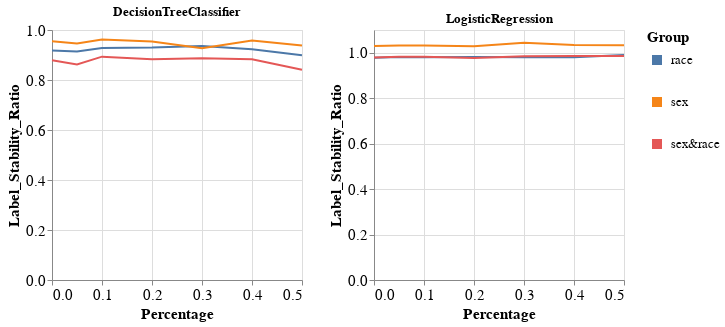

Notebook source saved alongside this figure:
### Markdown cell above
### Specific group metric per dataset, experiment iteration, and multiple models

### Code cell
visualizer.create_groups_grid_pct_lines_per_model_plot(group_metric='Label_Stability_Ratio',
                                                       target_preprocessing_technique=PREPROCESSING_TECHNIQUES[0],
                                                       model_names=MODEL_NAMES[:2])

### Figure 1 — Vega-Lite specification as saved in the notebook (floating-point values rounded to 4 significant figures)
{"config": {"view": {"continuousWidth": 400, "continuousHeight": 300}, "axis": {"labelFontSize": 15, "titleFontSize": 15}, "legend": {"labelFontSize": 13, "symbolStrokeWidth": 10, "titleFontSize": 15}}, "vconcat": [{"hconcat": [{"mark": "line", "encoding": {"color": {"field": "Group", "type": "nominal"}, "x": {"field": "Percentage", "type": "quantitative"}, "y": {"field": "Metric_Value", "title": "Label_Stability_Ratio", "type": "quantitative"}}, "height": 250, "title": "DecisionTreeClassifier", "width": 250}, {"data": {"name": "data-ef0505c0b19a38d33bc4a32e731c5bbd"}, "mark": "line", "encoding": {"color": {"field": "Group", "type": "nominal"}, "x": {"field": "Percentage", "type": "quantitative"}, "y": {"field": "Metric_Value", "title": "Label_Stability_Ratio", "type": "quantitative"}}, "height": 250, "title": "LogisticRegression", "width": 250}]}], "data": {"name": "data-225f0cc8e879737e3efca3178d2ee58b"}, "$schema": "https://vega.github.io/schema/vega-lite/v4.17.0.json", "datasets": {"data-225f0cc8e879737e3efca3178d2ee58b": [{"Model_Name": "DecisionTreeClassifier", "Metric": "Label_Stability_Ratio", "Group": "race", "Metric_Value": 0.9182, "Percentage": 0.0}, {"Model_Name": "DecisionTreeClassifier", "Metric": "Label_Stability_Ratio", "Group": "sex", "Metric_Value": 0.9555, "Percentage": 0.0}, {"Model_Name": "DecisionTreeClassifier", "Metric": "Label_Stability_Ratio", "Group": "sex&race", "Metric_Value": 0.8789, "Percentage": 0.0}, {"Model_Name": "DecisionTreeClassifier", "Metric": "Label_Stability_Ratio", "Group": "race", "Metric_Value": 0.9137, "Percentage": 0.05}, {"Model_Name": "DecisionTreeClassifier", "Metric": "Label_Stability_Ratio", "Group": "sex", "Metric_Value": 0.9464, "Percentage": 0.05}, {"Model_Name": "DecisionTreeClassifier", "Metric": "Label_Stability_Ratio", "Group": "sex&race", "Metric_Value": 0.8623, "Percentage": 0.05}, {"Model_Name": "DecisionTreeClassifier", "Metric": "Label_Stability_Ratio", "Group": "race", "Metric_Value": 0.9284, "Percentage": 0.1}, {"Model_Name": "DecisionTreeClassifier", "Metric": "Label_Stability_Ratio", "Group": "sex", "Metric_Value": 0.9623, "Percentage": 0.1}, {"Model_Name": "DecisionTreeClassifier", "Metric": "Label_Stability_Ratio", "Group": "sex&race", "Metric_Value": 0.8934, "Percentage": 0.1}, {"Model_Name": "DecisionTreeClassifier", "Metric": "Label_Stability_Ratio", "Group": "race", "Metric_Value": 0.93, "Percentage": 0.2}, {"Model_Name": "DecisionTreeClassifier", "Metric": "Label_Stability_Ratio", "Group": "sex", "Metric_Value": 0.9543, "Percentage": 0.2}, {"Model_Name": "DecisionTreeClassifier", "Metric": "Label_Stability_Ratio", "Group": "sex&race", "Metric_Value": 0.8826, "Percentage": 0.2}, {"Model_Name": "DecisionTreeClassifier", "Metric": "Label_Stability_Ratio", "Group": "race", "Metric_Value": 0.936, "Percentage": 0.3}, {"Model_Name": "DecisionTreeClassifier", "Metric": "Label_Stability_Ratio", "Group": "sex", "Metric_Value": 0.9275, "Percentage": 0.3}, {"Model_Name": "DecisionTreeClassifier", "Metric": "Label_Stability_Ratio", "Group": "sex&race", "Metric_Value": 0.8875, "Percentage": 0.3}, {"Model_Name": "DecisionTreeClassifier", "Metric": "Label_Stability_Ratio", "Group": "race", "Metric_Value": 0.9226, "Percentage": 0.4}, {"Model_Name": "DecisionTreeClassifier", "Metric": "Label_Stability_Ratio", "Group": "sex", "Metric_Value": 0.9579, "Percentage": 0.4}, {"Model_Name": "DecisionTreeClassifier", "Metric": "Label_Stability_Ratio", "Group": "sex&race", "Metric_Value": 0.8832, "Percentage": 0.4}, {"Model_Name": "DecisionTreeClassifier", "Metric": "Label_Stability_Ratio", "Group": "race", "Metric_Value": 0.8985, "Percentage": 0.5}, {"Model_Name": "DecisionTreeClassifier", "Metric": "Label_Stability_Ratio", "Group": "sex", "Metric_Value": 0.9377, "Percentage": 0.5}, {"Model_Name": "DecisionTreeClassifier", "Metric": "Label_Stability_Ratio", "Group": "sex&race", "Metric_Value": 0.8407, "Percentage": 0.5}], "data-ef0505c0b19a38d33bc4a32e731c5bbd": [{"Model_Name": "LogisticRegression", "Metric": "Label_Stability_Ratio", "Group": "race", "Metric_Value": 0.978, "Percentage": 0.0}, {"Model_Name": "LogisticRegression", "Metric": "Label_Stability_Ratio", "Group": "sex", "Metric_Value": 1.029, "Percentage": 0.0}, {"Model_Name": "LogisticRegression", "Metric": "Label_Stability_Ratio", "Group": "sex&race", "Metric_Value": 0.9785, "Percentage": 0.0}, {"Model_Name": "LogisticRegression", "Metric": "Label_Stability_Ratio", "Group": "race", "Metric_Value": 0.9811, "Percentage": 0.05}, {"Model_Name": "LogisticRegression", "Metric": "Label_Stability_Ratio", "Group": "sex", "Metric_Value": 1.032, "Percentage": 0.05}, {"Model_Name": "LogisticRegression", "Metric": "Label_Stability_Ratio", "Group": "sex&race", "Metric_Value": 0.9822, "Percentage": 0.05}, {"Model_Name": "LogisticRegression", "Metric": "Label_Stability_Ratio", "Group": "race", "Metric_Value": 0.98, "Percentage": 0.1}, {"Model_Name": "LogisticRegression", "Metric": "Label_Stability_Ratio", "Group": "sex", "Metric_Value": 1.032, "Percentage": 0.1}, {"Model_Name": "LogisticRegression", "Metric": "Label_Stability_Ratio", "Group": "sex&race", "Metric_Value": 0.9818, "Percentage": 0.1}, {"Model_Name": "LogisticRegression", "Metric": "Label_Stability_Ratio", "Group": "race", "Metric_Value": 0.9813, "Percentage": 0.2}, {"Model_Name": "LogisticRegression", "Metric": "Label_Stability_Ratio", "Group": "sex", "Metric_Value": 1.029, "Percentage": 0.2}, {"Model_Name": "LogisticRegression", "Metric": "Label_Stability_Ratio", "Group": "sex&race", "Metric_Value": 0.9768, "Percentage": 0.2}, {"Model_Name": "LogisticRegression", "Metric": "Label_Stability_Ratio", "Group": "race", "Metric_Value": 0.9805, "Percentage": 0.3}, {"Model_Name": "LogisticRegression", "Metric": "Label_Stability_Ratio", "Group": "sex", "Metric_Value": 1.044, "Percentage": 0.3}, {"Model_Name": "LogisticRegression", "Metric": "Label_Stability_Ratio", "Group": "sex&race", "Metric_Value": 0.9841, "Percentage": 0.3}, {"Model_Name": "LogisticRegression", "Metric": "Label_Stability_Ratio", "Group": "race", "Metric_Value": 0.9798, "Percentage": 0.4}, {"Model_Name": "LogisticRegression", "Metric": "Label_Stability_Ratio", "Group": "sex", "Metric_Value": 1.034, "Percentage": 0.4}, {"Model_Name": "LogisticRegression", "Metric": "Label_Stability_Ratio", "Group": "sex&race", "Metric_Value": 0.9858, "Percentage": 0.4}, {"Model_Name": "LogisticRegression", "Metric": "Label_Stability_Ratio", "Group": "race", "Metric_Value": 0.9904, "Percentage": 0.5}, {"Model_Name": "LogisticRegression", "Metric": "Label_Stability_Ratio", "Group": "sex", "Metric_Value": 1.032, "Percentage": 0.5}, {"Model_Name": "LogisticRegression", "Metric": "Label_Stability_Ratio", "Group": "sex&race", "Metric_Value": 0.9853, "Percentage": 0.5}]}}
